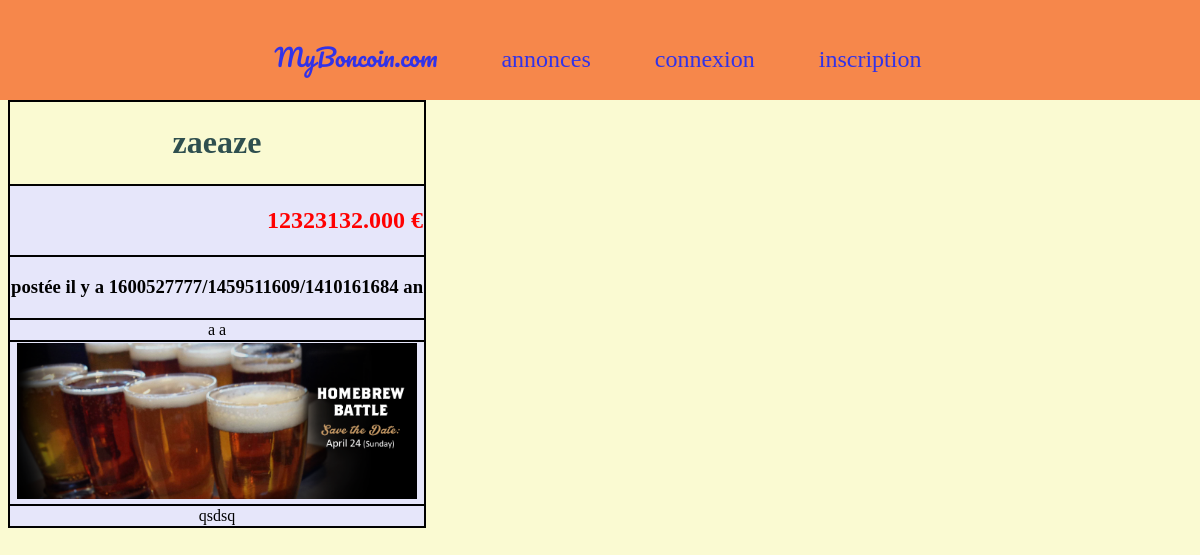
Page /annoncesplus.php?id_annonce=10 on the committed database.
### tables this page shows
CREATE TABLE IF NOT EXISTS `annonce` (
  `id_annonce` int(11) NOT NULL AUTO_INCREMENT,
  `titre` varchar(128) NOT NULL,
  `description` text NOT NULL,
  `url_photo` varchar(1024) DEFAULT NULL,
  `date_publication` datetime NOT NULL,
  `prix` decimal(15,3) NOT NULL,
  `active` tinyint(1) DEFAULT NULL,
  `id_utilisateur` int(11) NOT NULL,
  `id_categorie` int(11) NOT NULL,
  `id_commune` int(11) DEFAULT NULL,
  PRIMARY KEY (`id_annonce`),
  KEY `FK_annonce_id_utilisateur` (`id_utilisateur`),
  KEY `FK_annonce_id_categorie` (`id_categorie`),
  KEY `FK_annonce_id_commune` (`id_commune`)
);

CREATE TABLE IF NOT EXISTS `utilisateur` (
  `id_utilisateur` int(11) NOT NULL AUTO_INCREMENT,
  `email` varchar(255) NOT NULL,
  `mdp` varchar(50) NOT NULL,
  `nom` varchar(128) NOT NULL,
  `prenom` varchar(50) DEFAULT NULL,
  `telephone` varchar(25) DEFAULT NULL,
  `departement` int(2) NOT NULL,
  PRIMARY KEY (`id_utilisateur`),
  UNIQUE KEY `email` (`email`)
);

### includes/models/annonces.php (called while the page is built, shortened)
<?php
require_once __DIR__.'/db.php';
function findOneAnnonceById2($id_annonce) {
    global $db;
    $sql = "SELECT * FROM annonce a JOIN utilisateur u on a.id_utilisateur=u.id_utilisateur WHERE a.id_annonce=$id_annonce
";
    return execute($db,$sql);
}

### includes/models/db.php (called while the page is built, shortened)
<?php
function execute($db,$sql,$count = false) {
    global $db;
    $res_req = mysqli_query($db,$sql) ;
    return $res_req;
}

### annoncesplus.php (the view, shortened to what this page needs)
<?php
require_once 'header.php';
require_once 'db_connect.php';
require_once 'includes/models/annonces.php';
$id_annonce = null;
if(isset($_GET['id_annonce']) && ctype_digit($_GET['id_annonce'])){
    $id_annonce=$_GET['id_annonce'];
}else{
    header('Location:index.php?error=8');
    exit();
}
$annonce = mysqli_fetch_assoc(findOneAnnonceById2($id_annonce));
print_r($_SESSION['id_utilisateur']);
?>
    <div class="container">
    <div class="row">
        <div class="col-md-12">
            <table id="table_dashboard" class="table table-bordered table-responsive table-striped">
                <thead>
                <tr>
                    <th><h1><?= $annonce['titre']?></h1></th>
                </tr>
                </thead>
                <td>
                    <h2 align="right" style="color: red">
                        <?php echo $annonce['prix']?> &euro;</h2>
                </td>
                <tr>
                    <td>
                        <h3>postée il y a
                            <?php
                            $a=time();
                            $b=strtotime($annonce['date_publication']);
                            $c=$a-$b;
                            $tempo=array(
                                        'an'        => 31104000,
                                        'mois'      =>2592000,
                                        'jours'     =>86400,
                                        'heures'    =>3600,
                                        'minutes'   =>60
                                );
                            echo $a.'/'.$b.'/'.$c;
                                foreach($tempo as $temps=>$item){
                                if($c>=$item){
                                    $d=floor($c/$item);
                                    echo $d.' '.$temps;
                                    break;
                                    }
                               }
                            ?>
                        </h3>
                    </td>
                <tr>
                    <td><?=$annonce['nom'].' '.$annonce['prenom']?></td>
                </tr>
                </tr>
                <tr>
                    <td>
                        <img width="400" src="uploads/<?= $annonce['url_photo'] ?>">
                    </td>
                </tr>
                <tr>
                    <td>
                    <?php echo $annonce['description']?>
                    </td>
                </tr>
            </table>
        </div>
    </div>
    </div>

### css/style.css (style rules this page uses)
body { font-family: "Arial Black"; background-color: lightgoldenrodyellow; }
h2 { margin-left: 15px; }
h1,h2,h4 { color: darkslategrey; }
.container { margin:auto; margin-top: 100px; text-align: center; }
table { border: 2px solid #000000; border-collapse:collapse; }
th { border: 2px solid #000000; }
td:nth-child(2n+1) { background-color:lavender; }
td { border: 2px solid #000000; }

### header.php (style rules this page uses)
.container { margin:auto; margin-top: 100px; text-align: center; }

### rows in the picture
annonce: titre "zaeaze", prix "12323132.000", date_publication "1459511609", date_publication "141016168", date_publication "4", temps "an", id_utilisateur.nom "a", id_utilisateur.prenom "a", url_photo (picture), description "qsdsq"

### other values in the picture
$a "1600527777"
